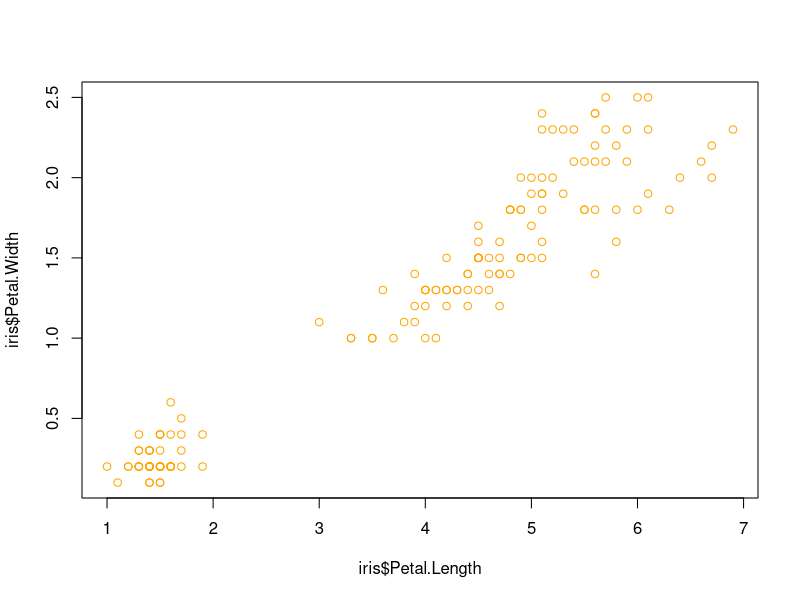
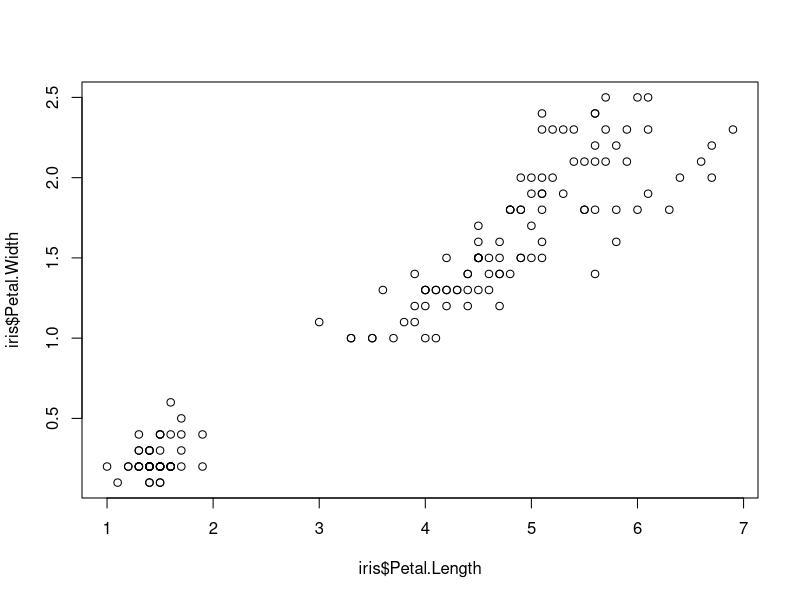
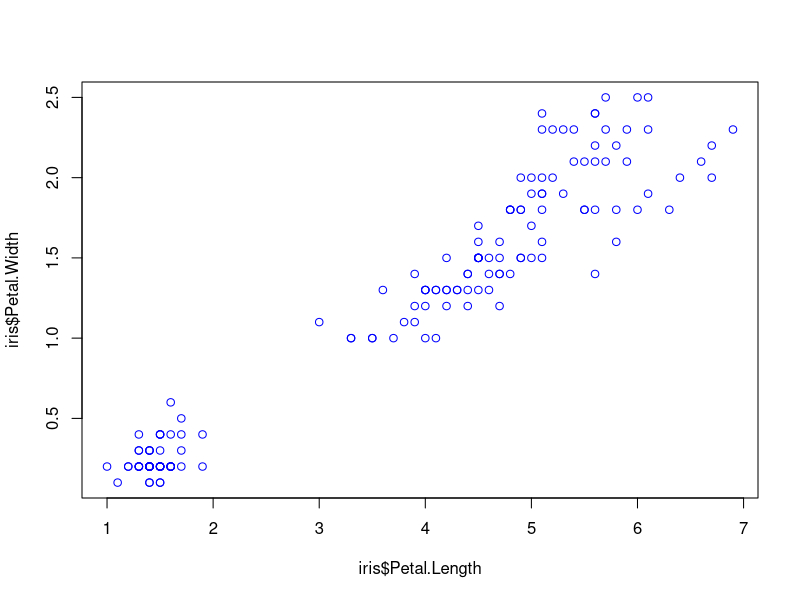
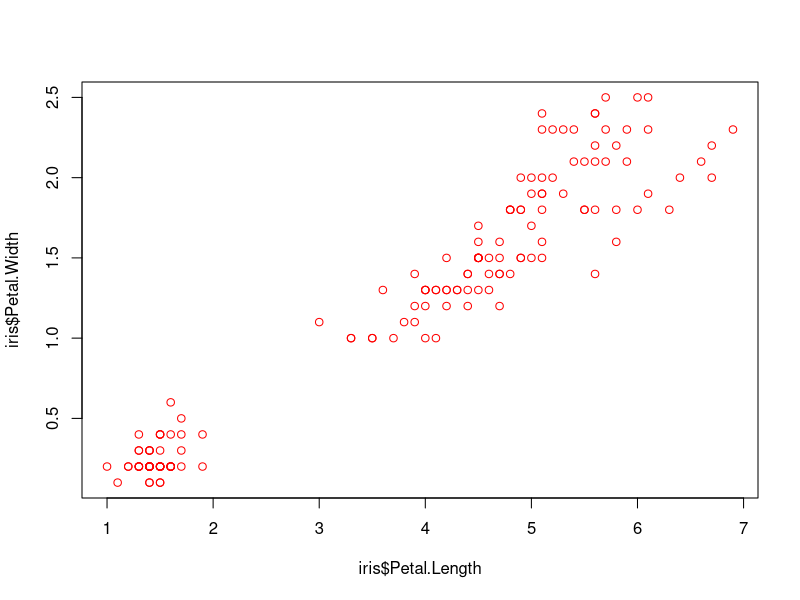
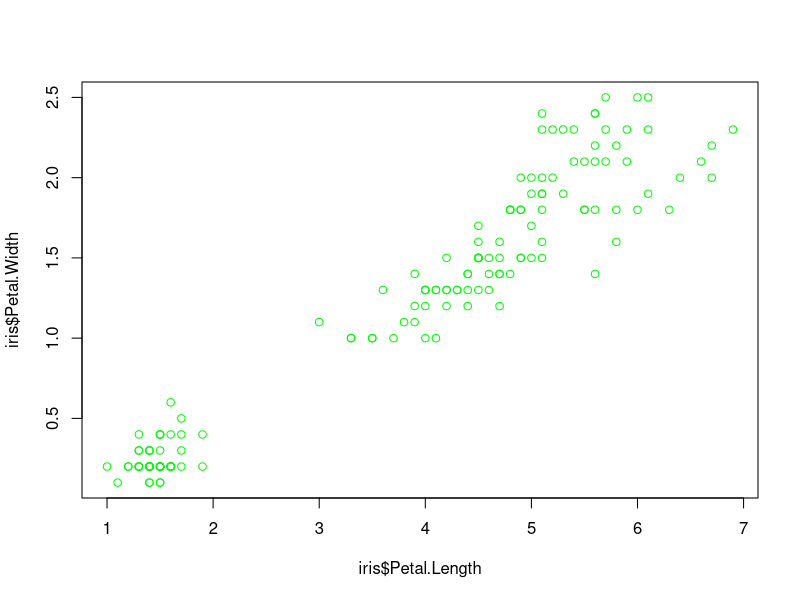
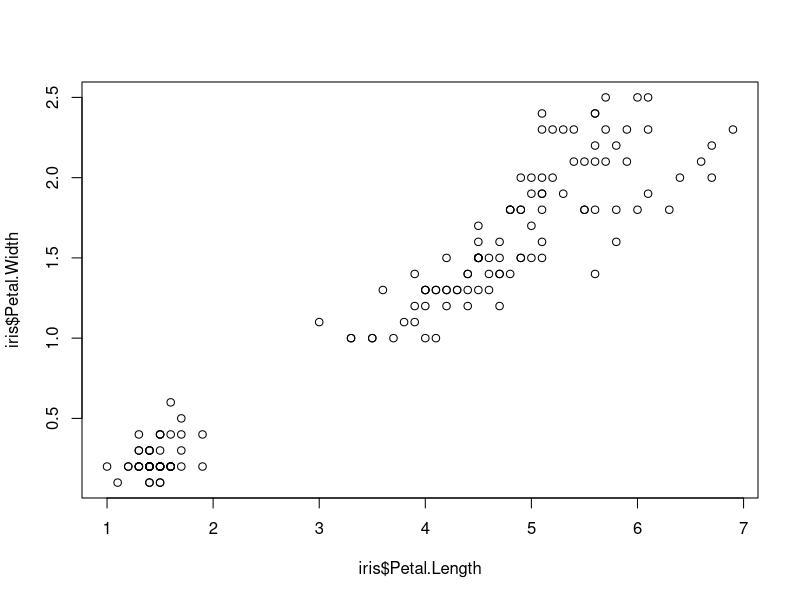
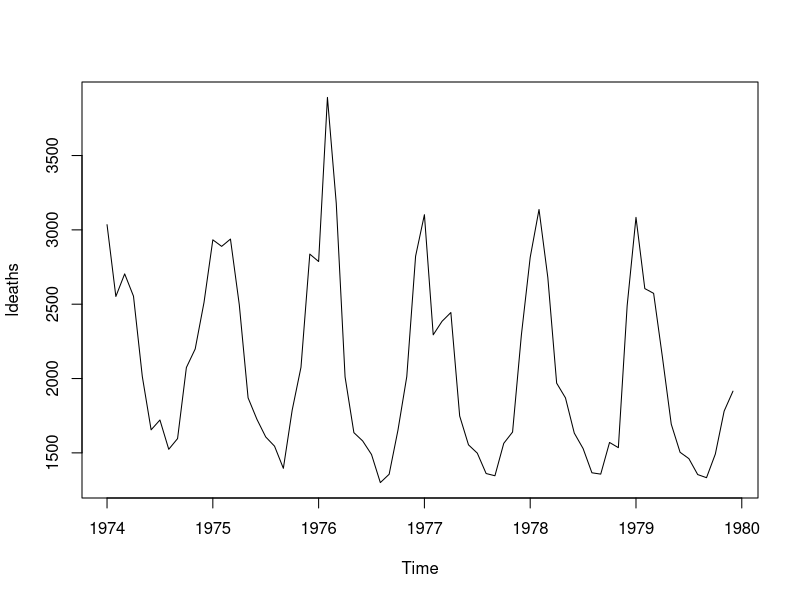
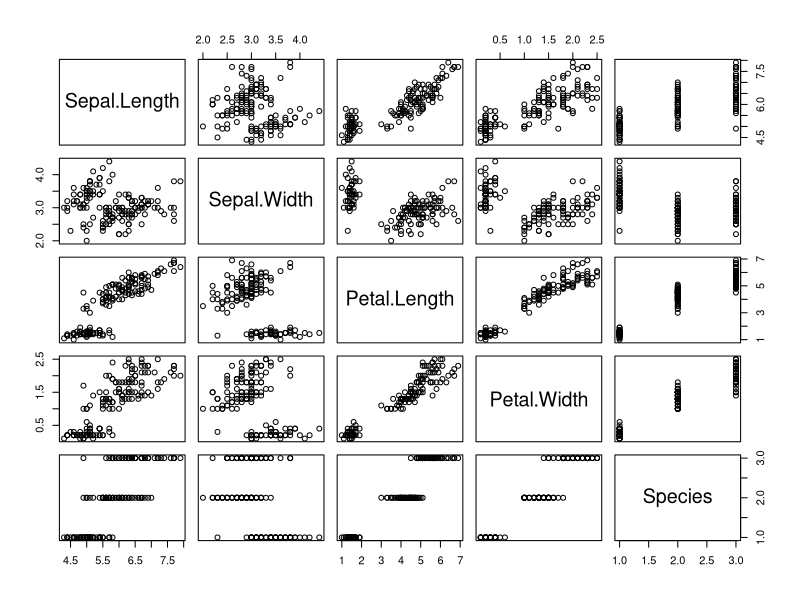

The R source for these figures, in order:
## ---- chunk 1
knitr::opts_chunk$set(echo = TRUE)
library(ggplot2)
## ---- chunk 2
#open a new window
#windows() #on a pc
quartz() #on a mac

#current device
dev.cur()
## ---- chunk 3
?iris
head(iris)
str(iris)

# ================================================== #
# 1. scatter plot of petal width vs. length (RMD)
plot(iris$Petal.Length, iris$Petal.Width)

# open new device first
quartz()
plot(iris$Petal.Length, iris$Petal.Width)
dev.off()

# repeat in console
plot(iris$Petal.Length, iris$Petal.Width, col="orange")
dev.cur()

# ================================================== #
# plot directly from console
plot(iris$Petal.Length, iris$Petal.Width)

# plot directly from console, with blue points
plot(iris$Petal.Length, iris$Petal.Width, col="blue")

# ================================================== #
# plot directly from console
plot(iris$Petal.Length, iris$Petal.Width, col="red")

# plot directly from console, with blue points
plot(iris$Petal.Length, iris$Petal.Width, col="green")
dev.off()  # what happened to the plot?

## ---- chunk 4
# ================================================== #
# plot to PDF file in RMD (execute all at once)
pdf("iris_plot.pdf")
plot(iris$Petal.Length, iris$Petal.Width, col="purple")
dev.off()
dev.cur()

# ================================================== #
# repeat in console

pdf("iris_plot.pdf")
plot(iris$Petal.Length, iris$Petal.Width, col="magenta")
dev.off()

dev.cur()
## ---- chunk 5
plot(ldeaths)
## ---- chunk 6
head(iris)
str(iris)
plot(iris)
## ---- chunk 7
plot(x=iris$Sepal.Length,
     y=iris$Sepal.Width)
## ---- chunk 8
# ================================================== #
# fancy plot
x=iris$Sepal.Length
y=iris$Sepal.Width

plot(x, y,
     pch = 15, # 23            # shape of data points
     col = "blue",             # color of data points
     cex = 0.5,                # size  of data points
     xlab='Sepal length, mm',  # nicer axis labels
     ylab='Sepal width, mm')

# ================================================== #
# add a regression line
# this throws an error if try to use dataframe cols directly
# this is because the function wants a matrix or vector object
abline(lm(y ~ x))
## ---- chunk 9
plot(x=iris$Sepal.Length,
     y=iris$Sepal.Width,
     col=iris$Species)   # color the points by their species group/factor
## ---- chunk 10
# ================================================== #
# new palette with 3 weird colors
# BEWARE: these will just get recycled if there are more factors than colors!
palette(c("deepskyblue", "darkorchid1", "darkorange2"))
plot(x=iris$Sepal.Length,
     y=iris$Sepal.Width,
     col=iris$Species)

# ================================================== #
# change back to the (ugly) R default palette!
palette("default")
plot(x=iris$Sepal.Length,
     y=iris$Sepal.Width,
     col=iris$Species)
## ---- chunk 11
# use 3 manually assigned colors
plot(x=iris$Sepal.Length,
     y=iris$Sepal.Width,
     col=c("red","green","blue"))
## ---- chunk 12
# ================================================== #
# make a copy of the Species column and check the levels
species_colors = iris$Species  # a factor column
levels(species_colors)         # also a factor vector

# ================================================== #
# set color names as levels
levels(species_colors) = c("orange","purple","aquamarine")
species_colors                # what is this vector?
str(species_colors)           # is it still a factor?

# try this
plot(iris$Sepal.Length,
     y=iris$Sepal.Width,
     col=species_colors)

# ================================================== #
# huh? what happened? The colors were not applied!
# we need to convert the factor vector to a character vector
# why? these are not already part of the data frame
# (I don't fully understand this)
species_colors = as.character(species_colors)
plot(x=iris$Sepal.Length,
     y=iris$Sepal.Width,
     col=species_colors)
## ---- chunk 13
library(ggplot2)
head(iris)

# ================================================== #
# quick plot with defaults
qplot(x=Sepal.Length,
      y=Sepal.Width,
      data=iris,
      geom=c("point"),
      color=Species,
      xlab='Sepal length, mm',
      ylab='Sepal width, mm')
## ---- chunk 14
ggplot(data=iris,                    # specify the data frame
       mapping=aes(x=Sepal.Length,   # add aesthetics
                   y=Sepal.Width)) +
  geom_point() +                     # add geometry
  theme_grey() +                     # add a theme (this is actually the default theme)
  xlab('Sepal length, mm') +         # add axis labels
  ylab('Sepal width, mm')
## ---- chunk 15
# ================================================== #
# global aes mapping by factor group
ggplot(data=iris, 
       mapping=aes(x=Sepal.Length,
                   y=Sepal.Width,
                   color=Species)) + # global color
  geom_point() +
  xlab('Sepal length, mm') +
  ylab('Sepal width, mm')

# ================================================== #
# mapping to data to aes can also go inside a geometry
ggplot(data=iris, 
       mapping=aes(x=Sepal.Length,
                   y=Sepal.Width)) +
  geom_point(mapping=aes(color=Species)) # geom color

# ================================================== #
# manual mapping of ALL data to the same color

# can do this globally ...
ggplot(data=iris,
       mapping=aes(x=Sepal.Length,
                   y=Sepal.Width, color="red")) +
  geom_point()

# ... or in the geom layer
ggplot(data=iris,
       mapping=aes(x=Sepal.Length,
                   y=Sepal.Width)) +
  geom_point(color="red")
## ---- chunk 16
hist(iris$Sepal.Length)
## ---- chunk 17
# do it in steps
virgnica_rows = which(iris$Species=='virginica')
iris_virginica = iris[virgnica_rows,]
hist(iris_virginica$Sepal.Length)

# ================================================== #
# do it in one go
hist(iris[which(iris$Species=='virginica'), "Sepal.Length"])

# prettier
hist(iris[which(iris$Species=='virginica'), "Sepal.Length"],
     xlab='Sepal length, mm',
     main='Sepal length for Virginica')
## ---- chunk 18
qplot(x=Sepal.Length,
      data=iris,
      fill=Species,
      color=Species,   # here color applies to the borders!
      alpha=0.2)       # make the bars semi-transparent
## ---- chunk 19
ggplot(data=iris,
       mapping=aes(x=Sepal.Length,
                   fill=Species,
                   color=Species))  +
  geom_histogram(alpha=0.2)
## ---- chunk 20
# ================================================== #
# create sample data
sampleData.df = data.frame(Control=sample(20,5),
                           Nitrogen=sample(20,5),
                           Phospate=sample(20,5))
rownames(sampleData.df) = c("GeneA","GeneB","GeneC", "GeneD", "GeneE")
sampleData.df # take a look

# ================================================== #
# genes in Control condition (a single vector)
barplot(height=sampleData.df$Control,
        names.arg=row.names(sampleData.df))

# ================================================== #
# matrix with stacked bars
barplot(height=as.matrix(sampleData.df))
#barplot(height = sampleData.df) # this does not work!

# ================================================== #
# side-by-side bars in the rainbow palette, horizontal orientation
barplot(height=as.matrix(sampleData.df),
        beside=TRUE,
        horiz=TRUE,
        col=rainbow(4))
## ---- chunk 21
barplot(height=as.matrix(sampleData.df),
        beside=TRUE,
        horiz=TRUE,
        col=rainbow(5)) # use the right number of colors

# add a legend
legend(15, 10, legend = rownames(sampleData.df), fill = rainbow(5))
## ---- chunk 22
barplot(height=as.matrix(sampleData.df),
        beside=TRUE,
        horiz=TRUE,
        xlim = c(0,25),
        col=rainbow(5)) # use the right number of colors

# add a legend
legend(20, 14, legend = rownames(sampleData.df), fill = rainbow(5))

## ---- chunk 23
# ================================================== #
# transform wide to long format
sampleData.df.long = stack(sampleData.df)
head(sampleData.df.long) # check

# ================================================== #
# Let's rename "ind" to "Condition"
colnames(sampleData.df.long)[2] = "Condition"

# ================================================== #
# Let's also add a "Gene" column
# Since there are 5 genes and 3 conditions, we will just replicate the 5 gene names 3 times.
sampleData.df.long$Gene = rep(rownames(sampleData.df),3)
head(sampleData.df.long) # check
## ---- chunk 24
# ================================================== #
# stacked
ggplot(data=sampleData.df.long,
       aes(x=Condition,
           y=values,
           fill=Gene)) +
  geom_bar(stat="identity",
           color="black")

# ================================================== #
# side-by-side
ggplot(data=sampleData.df.long,
       aes(x=Condition,
           y=values,
           fill=Gene)) +
  geom_bar(stat="identity",
           color="black",
           position=position_dodge())
